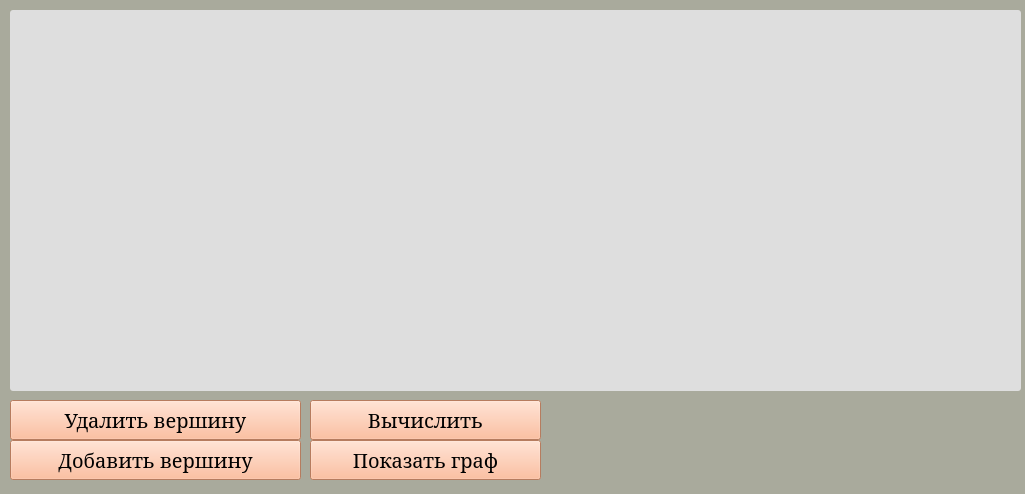
<?xml version="1.0" encoding="UTF-8"?>
<ui version="4.0">
 <class>MainWindow</class>
 <widget class="QMainWindow" name="MainWindow">
  <property name="geometry">
   <rect>
    <x>0</x>
    <y>0</y>
    <width>1025</width>
    <height>494</height>
   </rect>
  </property>
  <property name="windowTitle">
   <string>MainWindow</string>
  </property>
  <property name="styleSheet">
   <string notr="true">background-color: rgb(169, 170, 156);</string>
  </property>
  <widget class="QWidget" name="centralwidget">
   <widget class="QTableWidget" name="LinksTable">
    <property name="geometry">
     <rect>
      <x>10</x>
      <y>10</y>
      <width>1011</width>
      <height>381</height>
     </rect>
    </property>
    <property name="font">
     <font>
      <family>calibri</family>
      <pointsize>-1</pointsize>
      <weight>75</weight>
      <bold>true</bold>
     </font>
    </property>
    <property name="styleSheet">
     <string notr="true">background: #dedede;
border: solid 2px #94fa7f;
border-radius: 3px;
font-family: calibri;
font-size: 20px;
color:#3d3d3d;
font-weight: bold;
Alignment: center;</string>
    </property>
   </widget>
   <widget class="QPushButton" name="Accept_2">
    <property name="geometry">
     <rect>
      <x>10</x>
      <y>400</y>
      <width>291</width>
      <height>40</height>
     </rect>
    </property>
    <property name="font">
     <font>
      <family>Constantia</family>
      <pointsize>15</pointsize>
      <weight>50</weight>
      <bold>false</bold>
     </font>
    </property>
    <property name="styleSheet">
     <string notr="true">background-color:rgb(255, 174, 133);</string>
    </property>
    <property name="text">
     <string>Удалить вершину</string>
    </property>
   </widget>
   <widget class="QPushButton" name="Accept">
    <property name="geometry">
     <rect>
      <x>10</x>
      <y>440</y>
      <width>291</width>
      <height>40</height>
     </rect>
    </property>
    <property name="font">
     <font>
      <family>Constantia</family>
      <pointsize>15</pointsize>
      <weight>50</weight>
      <bold>false</bold>
     </font>
    </property>
    <property name="styleSheet">
     <string notr="true">background-color: rgb(255, 174, 133);</string>
    </property>
    <property name="text">
     <string>Добавить вершину</string>
    </property>
   </widget>
   <widget class="QPushButton" name="Answer">
    <property name="geometry">
     <rect>
      <x>310</x>
      <y>400</y>
      <width>231</width>
      <height>40</height>
     </rect>
    </property>
    <property name="font">
     <font>
      <family>Constantia</family>
      <pointsize>15</pointsize>
      <weight>50</weight>
      <bold>false</bold>
     </font>
    </property>
    <property name="styleSheet">
     <string notr="true">background-color: rgb(255, 174, 133);</string>
    </property>
    <property name="text">
     <string>Вычислить</string>
    </property>
   </widget>
   <widget class="QPushButton" name="Visual">
    <property name="enabled">
     <bool>true</bool>
    </property>
    <property name="geometry">
     <rect>
      <x>310</x>
      <y>440</y>
      <width>231</width>
      <height>40</height>
     </rect>
    </property>
    <property name="sizePolicy">
     <sizepolicy hsizetype="Minimum" vsizetype="Minimum">
      <horstretch>0</horstretch>
      <verstretch>0</verstretch>
     </sizepolicy>
    </property>
    <property name="font">
     <font>
      <family>Constantia</family>
      <pointsize>15</pointsize>
      <weight>50</weight>
      <bold>false</bold>
     </font>
    </property>
    <property name="styleSheet">
     <string notr="true">background-color:rgb(255, 174, 133);
</string>
    </property>
    <property name="text">
     <string>Показать граф</string>
    </property>
   </widget>
   <widget class="QLabel" name="Fon">
    <property name="geometry">
     <rect>
      <x>20</x>
      <y>0</y>
      <width>1021</width>
      <height>491</height>
     </rect>
    </property>
    <property name="text">
     <string/>
    </property>
    <property name="pixmap">
     <pixmap>../../../Полина/Pictures/Saved Pictures/0f7b88f6743955daa2ed6e6c31a91b3c.png</pixmap>
    </property>
   </widget>
   <zorder>Fon</zorder>
   <zorder>LinksTable</zorder>
   <zorder>Accept_2</zorder>
   <zorder>Accept</zorder>
   <zorder>Answer</zorder>
   <zorder>Visual</zorder>
  </widget>
 </widget>
 <resources/>
 <connections/>
</ui>
